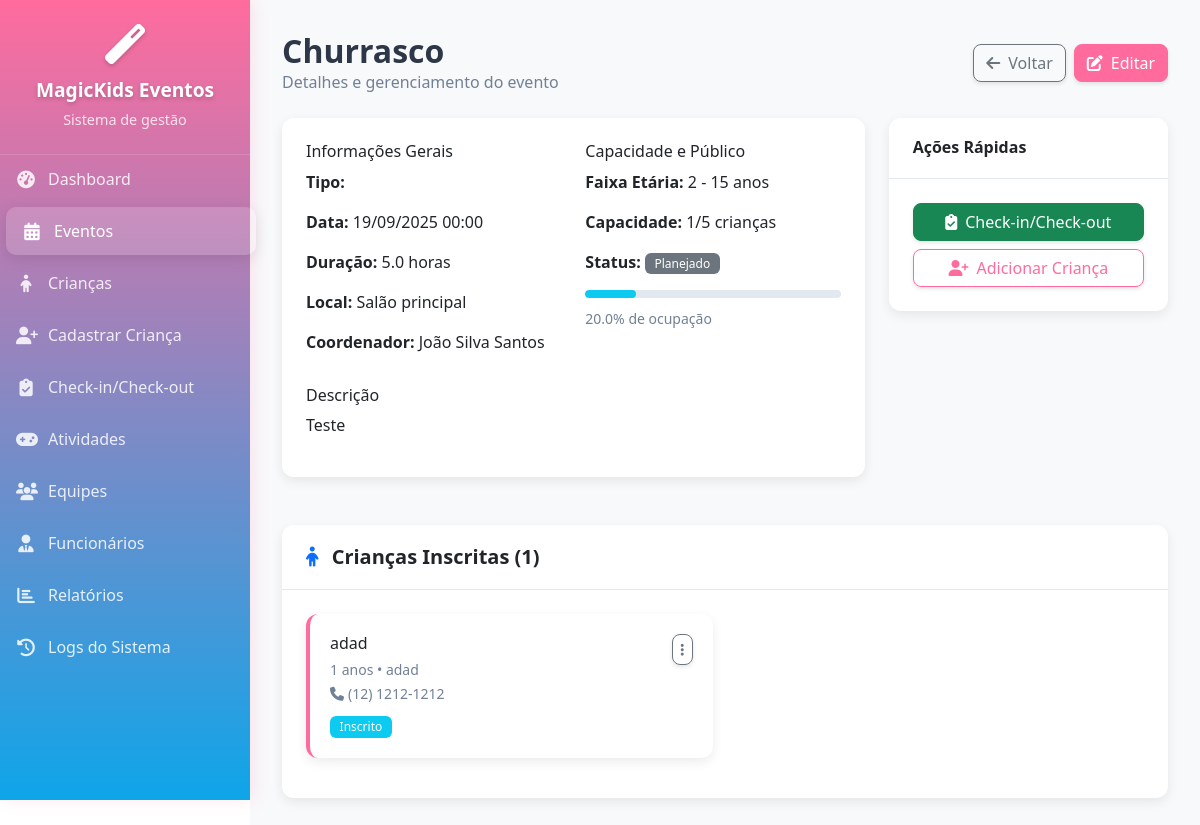
Screenshot of /models/eventos.php?id=8 (signed in) with the database file from the repository.
### tables this page shows
CREATE TABLE IF NOT EXISTS `eventos` (
  `id` int(11) NOT NULL AUTO_INCREMENT,
  `nome` varchar(255) NOT NULL,
  `tipo_evento` enum('Festa Infantil','Aniversário','Workshop','Acampamento','Gincana','Show Infantil','Outro') DEFAULT 'Festa Infantil',
  `faixa_etaria_min` int(3) DEFAULT 3,
  `faixa_etaria_max` int(3) DEFAULT 12,
  `capacidade_maxima` int(4) DEFAULT 50,
  `local_evento` text DEFAULT NULL,
  `duracao_horas` decimal(3,1) DEFAULT 4.0,
  `descricao` text DEFAULT NULL,
  `data_inicio` date DEFAULT NULL,
  `data_fim_evento` date DEFAULT NULL,
  `status` enum('planejado','em_andamento','concluido','cancelado') DEFAULT 'planejado',
  `coordenador_id` int(11) DEFAULT NULL,
  `data_criacao` timestamp NOT NULL DEFAULT current_timestamp(),
  `data_atualizacao` timestamp NOT NULL DEFAULT current_timestamp() ON UPDATE current_timestamp(),
  PRIMARY KEY (`id`),
  KEY `gerente_id` (`coordenador_id`),
  CONSTRAINT `eventos_ibfk_1` FOREIGN KEY (`coordenador_id`) REFERENCES `usuarios` (`id`)
);

CREATE TABLE IF NOT EXISTS `usuarios` (
  `id` int(11) NOT NULL AUTO_INCREMENT,
  `nome_completo` varchar(255) NOT NULL,
  `cpf` varchar(14) NOT NULL,
  `email` varchar(255) NOT NULL,
  `cargo` varchar(100) DEFAULT NULL,
  `login` varchar(50) NOT NULL,
  `senha` varchar(255) NOT NULL,
  `perfil` enum('administrador','coordenador','animador','monitor','auxiliar') NOT NULL,
  `data_criacao` timestamp NOT NULL DEFAULT current_timestamp(),
  `data_atualizacao` timestamp NOT NULL DEFAULT current_timestamp() ON UPDATE current_timestamp(),
  PRIMARY KEY (`id`),
  UNIQUE KEY `cpf` (`cpf`),
  UNIQUE KEY `email` (`email`),
  UNIQUE KEY `login` (`login`)
);

CREATE TABLE IF NOT EXISTS `evento_criancas` (
  `id` int(11) NOT NULL AUTO_INCREMENT,
  `evento_id` int(11) NOT NULL,
  `crianca_id` int(11) NOT NULL,
  `status_participacao` enum('Inscrito','Confirmado','Check-in','Check-out','Cancelado') DEFAULT 'Inscrito',
  `data_inscricao` timestamp NOT NULL DEFAULT current_timestamp(),
  `data_checkin` timestamp NULL DEFAULT NULL,
  `data_checkout` timestamp NULL DEFAULT NULL,
  `observacoes` text DEFAULT NULL,
  `usuario_checkin` int(11) DEFAULT NULL,
  `usuario_checkout` int(11) DEFAULT NULL,
  PRIMARY KEY (`id`),
  UNIQUE KEY `unique_evento_crianca` (`evento_id`,`crianca_id`),
  KEY `evento_id` (`evento_id`),
  KEY `crianca_id` (`crianca_id`),
  KEY `usuario_checkin` (`usuario_checkin`),
  KEY `usuario_checkout` (`usuario_checkout`),
  CONSTRAINT `evento_criancas_checkin_fk` FOREIGN KEY (`usuario_checkin`) REFERENCES `usuarios` (`id`),
  CONSTRAINT `evento_criancas_checkout_fk` FOREIGN KEY (`usuario_checkout`) REFERENCES `usuarios` (`id`),
  CONSTRAINT `evento_criancas_crianca_fk` FOREIGN KEY (`crianca_id`) REFERENCES `criancas_cadastro` (`id`) ON DELETE CASCADE,
  CONSTRAINT `evento_criancas_evento_fk` FOREIGN KEY (`evento_id`) REFERENCES `eventos` (`id`) ON DELETE CASCADE
);

CREATE TABLE IF NOT EXISTS `criancas_cadastro` (
  `id` int(11) NOT NULL AUTO_INCREMENT,
  `nome_completo` varchar(255) NOT NULL,
  `data_nascimento` date NOT NULL,
  `idade` int(3) NOT NULL,
  `sexo` enum('Masculino','Feminino') NOT NULL,
  `alergia_alimentos` text DEFAULT NULL,
  `alergia_medicamentos` text DEFAULT NULL,
  `restricoes_alimentares` text DEFAULT NULL,
  `observacoes_saude` text DEFAULT NULL,
  `nome_responsavel` varchar(255) NOT NULL,
  `grau_parentesco` varchar(50) NOT NULL,
  `telefone_principal` varchar(20) NOT NULL,
  `telefone_alternativo` varchar(20) DEFAULT NULL,
  `endereco_completo` text NOT NULL,
  `documento_rg_cpf` varchar(20) NOT NULL,
  `email_responsavel` varchar(255) DEFAULT NULL,
  `nome_emergencia` varchar(255) NOT NULL,
  `telefone_emergencia` varchar(20) NOT NULL,
  `grau_parentesco_emergencia` varchar(50) NOT NULL,
  `autorizacao_retirada` enum('Sim','Não') NOT NULL DEFAULT 'Não',
  `data_cadastro` timestamp NOT NULL DEFAULT current_timestamp(),
  `data_atualizacao` timestamp NOT NULL DEFAULT current_timestamp() ON UPDATE current_timestamp(),
  `ativo` tinyint(1) DEFAULT 1,
  PRIMARY KEY (`id`),
  KEY `idx_nome` (`nome_completo`),
  KEY `idx_idade` (`idade`),
  KEY `idx_data_nascimento` (`data_nascimento`)
);

### models/eventos.php (the view, shortened to what the rows shown need)
<?php
require_once '../includes/auth.php';
require_once '../controllers/EventosController.php';
$eventosController = new EventosController();
$evento_detalhes = null;
$criancas_evento = [];
if (isset($_GET['id'])) {
    $evento_detalhes = $eventosController->getById($_GET['id']);
    if ($evento_detalhes) {
        $criancas_evento = $eventosController->getEventoCriancas($_GET['id']);
    }
}
?>
<!DOCTYPE html>
<html lang="pt-BR">
<head>
    <link href="https://cdnjs.cloudflare.com/ajax/libs/bootstrap/5.3.2/css/bootstrap.min.css" rel="stylesheet">
    <link href="https://cdnjs.cloudflare.com/ajax/libs/font-awesome/6.4.0/css/all.min.css" rel="stylesheet">
    <link rel="stylesheet" href="../assets/css/eventos.css">
</head>
<body>
    <main class="main-content">
        <?php if ($evento_detalhes): ?>
        <div class="d-flex justify-content-between align-items-center mb-4">
            <div>
                <h2 class="mb-0"><?php echo htmlspecialchars($evento_detalhes['nome']); ?></h2>
                <p class="text-muted mb-0">Detalhes e gerenciamento do evento</p>
            </div>
            <div class="d-flex gap-2">
                <a href="eventos.php" class="btn btn-outline-secondary">
                    <i class="fas fa-arrow-left me-2"></i>Voltar
                </a>
                <?php if (hasPermission('coordenador') || hasPermission('administrador')): ?>
                <button class="btn btn-primary" onclick="editEventoDetalhes()">
                    <i class="fas fa-edit me-2"></i>Editar
                </button>
                <?php endif; ?>
            </div>
        </div>
        <div class="row mb-4">
            <div class="col-lg-8">
                <div class="card">
                    <div class="card-body">
                        <div class="row">
                            <div class="col-md-6">
                                <h6>Informações Gerais</h6>
                                <p><strong>Tipo:</strong> <?php echo htmlspecialchars($evento_detalhes['tipo_evento']); ?></p>
                                <p><strong>Data:</strong> <?php echo date('d/m/Y H:i', strtotime($evento_detalhes['data_inicio'])); ?></p>
                                <p><strong>Duração:</strong> <?php echo $evento_detalhes['duracao_horas']; ?> horas</p>
                                <p><strong>Local:</strong> <?php echo htmlspecialchars($evento_detalhes['local_evento']); ?></p>
                                <p><strong>Coordenador:</strong> <?php echo htmlspecialchars($evento_detalhes['coordenador_nome']); ?></p>
                            </div>
                            <div class="col-md-6">
                                <h6>Capacidade e Público</h6>
                                <p><strong>Faixa Etária:</strong> <?php echo $evento_detalhes['faixa_etaria_min']; ?> - <?php echo $evento_detalhes['faixa_etaria_max']; ?> anos</p>
                                <p><strong>Capacidade:</strong> <?php echo count($criancas_evento); ?>/<?php echo $evento_detalhes['capacidade_maxima']; ?> crianças</p>
                                <p><strong>Status:</strong>
                                    <span class="badge bg-<?php
                                        echo $evento_detalhes['status'] === 'planejado' ? 'secondary' :
                                            ($evento_detalhes['status'] === 'em_andamento' ? 'primary' :
                                            ($evento_detalhes['status'] === 'concluido' ? 'success' : 'danger'));
                                    ?>">
                                        <?php echo ucfirst(str_replace('_', ' ', $evento_detalhes['status'])); ?>
                                    </span>
                                </p>
                                <div class="progress mb-2">
                                    <?php
                                    $ocupacao = $evento_detalhes['capacidade_maxima'] > 0
                                        ? (count($criancas_evento) / $evento_detalhes['capacidade_maxima']) * 100
                                        : 0;
                                    ?>
                                    <div class="progress-bar bg-info" style="width: <?php echo $ocupacao; ?>%"></div>
                                </div>
                                <small class="text-muted"><?php echo number_format($ocupacao, 1); ?>% de ocupação</small>
                            </div>
                        </div>
                        <?php if ($evento_detalhes['descricao']): ?>
                        <div class="mt-3">
                            <h6>Descrição</h6>
                            <p><?php echo nl2br(htmlspecialchars($evento_detalhes['descricao'])); ?></p>
                        </div>
                        <?php endif; ?>
                    </div>
                </div>
            </div>
            <div class="col-lg-4">
                <div class="card">
                    <div class="card-header bg-white">
                        <h6 class="mb-0">Ações Rápidas</h6>
                    </div>
                    <div class="card-body">
                        <div class="d-grid gap-2">
                            <a href="checkin.php?evento=<?php echo $evento_detalhes['id']; ?>" class="btn btn-success">
                                <i class="fas fa-clipboard-check me-2"></i>Check-in/Check-out
                            </a>
                            <?php if (hasPermission('coordenador') || hasPermission('administrador')): ?>
                            <button class="btn btn-outline-primary" data-bs-toggle="modal" data-bs-target="#addCriancaModal">
                                <i class="fas fa-user-plus me-2"></i>Adicionar Criança
                            </button>
                            <?php endif; ?>
                        </div>
                    </div>
                </div>
            </div>
        </div>
        <div class="card">
            <div class="card-header bg-white">
                <h5 class="card-title mb-0">
                    <i class="fas fa-child me-2 text-primary"></i>
                    Crianças Inscritas (<?php echo count($criancas_evento); ?>)
                </h5>
            </div>
            <div class="card-body">
                <?php if (empty($criancas_evento)): ?>
                    <div class="text-center py-4">
                        <i class="fas fa-users fa-3x text-muted mb-3"></i>
                        <h6 class="text-muted">Nenhuma criança inscrita</h6>
                        <p class="text-muted">Adicione crianças a este evento</p>
                        <?php if (hasPermission('coordenador') || hasPermission('administrador')): ?>
                        <button class="btn btn-primary" data-bs-toggle="modal" data-bs-target="#addCriancaModal">
                            <i class="fas fa-plus me-2"></i>Adicionar Primeira Criança
                        </button>
                        <?php endif; ?>
                    </div>
                <?php else: ?>
                    <div class="row">
                        <?php foreach ($criancas_evento as $crianca): ?>
                        <div class="col-lg-6 mb-3">
                            <div class="crianca-item d-flex justify-content-between align-items-start">
                                <div class="flex-grow-1">
                                    <h6 class="mb-1"><?php echo htmlspecialchars($crianca['nome_completo']); ?></h6>
                                    <small class="text-muted">
                                        <?php echo $crianca['idade']; ?> anos • <?php echo htmlspecialchars($crianca['nome_responsavel']); ?>
                                    </small><br>
                                    <small class="text-muted">
                                        <i class="fas fa-phone me-1"></i><?php echo htmlspecialchars($crianca['telefone_principal']); ?>
                                    </small>
                                    <div class="mt-2">
                                        <span class="badge bg-<?php
                                            echo $crianca['status_participacao'] === 'Check-in' ? 'success' :
                                                ($crianca['status_participacao'] === 'Check-out' ? 'warning' : 'info');
                                        ?>">
                                            <?php echo $crianca['status_participacao']; ?>
                                        </span>
                                    </div>
                                </div>
                                <?php if (hasPermission('coordenador') || hasPermission('administrador')): ?>
                                <button class="btn btn-sm btn-outline-secondary"
                                        onclick="showCriancaActions(<?php echo $evento_detalhes['id']; ?>, <?php echo $crianca['crianca_id']; ?>, '<?php echo htmlspecialchars($crianca['nome_completo']); ?>')">
                                    <i class="fas fa-ellipsis-v"></i>
                                </button>
                                <?php endif; ?>
                            </div>
                        </div>
                        <?php endforeach; ?>
                    </div>
                <?php endif; ?>
            </div>
        </div>
        <?php endif; ?>
    </main>
</body>
</html>

### rows the page displays
eventos: nome "Churrasco", data_inicio "19/09/2025 00:00", duracao_horas "5.0", local_evento "Salão principal", coordenador.nome_completo "João Silva Santos", faixa_etaria_min "2", faixa_etaria_max "15", capacidade_maxima "5", status "Planejado", capacidade_maxima "20.0", descricao "Teste"
evento_criancas: crianca.nome_completo "adad", crianca.idade "1", crianca.nome_responsavel "adad", crianca.telefone_principal "(12) 1212-1212", status_participacao "Inscrito"

### other values shown
count($criancas_evento) "1"
